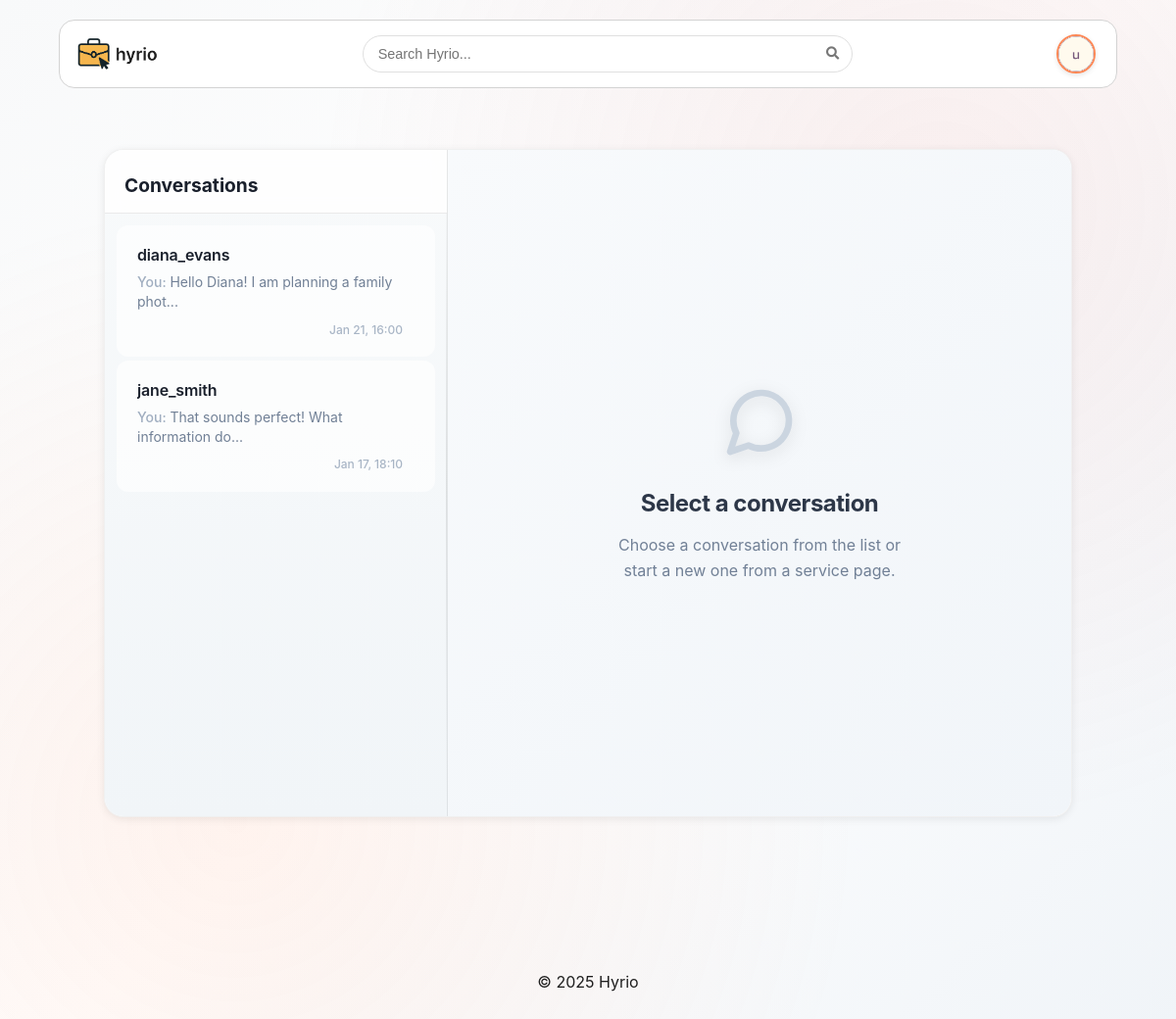
/pages/messages.php (signed in), run on the app's committed database.
### tables this page shows
CREATE TABLE messages (
  id INTEGER PRIMARY KEY,
  sender VARCHAR(255) NOT NULL REFERENCES users(username),
  receiver VARCHAR(255) NOT NULL REFERENCES users(username),
  message_text TEXT NOT NULL,
  timestamp INTEGER NOT NULL,
  read_timestamp INTEGER DEFAULT 0  -- 0 = unread, timestamp = when read
);

### database/classes/messages.php (called while the page is built, shortened)
<?php
function getConversations($db, $username)
{
    $query = $db->prepare("
            SELECT DISTINCT
                CASE
                    WHEN sender = :username THEN receiver
                    ELSE sender
                END AS other_user
            FROM messages
            WHERE sender = :username OR receiver = :username
        ");
    $query->execute(['username' => $username]);
    $conversations = $query->fetchAll(PDO::FETCH_ASSOC);
    $result = [];
    foreach ($conversations as $conv) {
        $otherUser = $conv['other_user'];
        $lastMsgQuery = $db->prepare("
                SELECT message_text, timestamp, sender
                FROM messages
                WHERE (sender = :username AND receiver = :other_user)
                   OR (sender = :other_user AND receiver = :username)
                ORDER BY timestamp DESC
                LIMIT 1
            ");
        $lastMsgQuery->execute(['username' => $username, 'other_user' => $otherUser]);
        $lastMessage = $lastMsgQuery->fetch(PDO::FETCH_ASSOC);
        $unreadQuery = $db->prepare("
                SELECT COUNT(*) as unread_count
                FROM messages
                WHERE sender = :other_user
                  AND receiver = :username
                  AND read_timestamp = 0
            ");
        $unreadQuery->execute([
            'other_user' => $otherUser,
            'username' => $username
        ]);
        $unreadData = $unreadQuery->fetch(PDO::FETCH_ASSOC);
        $result[] = [
            'other_user' => $otherUser,
            'last_message' => $lastMessage ? $lastMessage['message_text'] : '',
            'last_message_timestamp' => $lastMessage ? $lastMessage['timestamp'] : 0,
            'last_message_sender' => $lastMessage ? $lastMessage['sender'] : '',
            'unread_count' => $unreadData['unread_count']
        ];
    }
    usort($result, function ($a, $b) {
        return $b['last_message_timestamp'] - $a['last_message_timestamp'];
    });
    return $result;
}

### includes/auth.php (called while the page is built, shortened)
<?php
class Auth
{
    private static ?Auth $instance = null;
    public static function getInstance(): Auth
    {
        if (self::$instance === null) {
            self::$instance = new Auth();
        }
        return self::$instance;
    }
    public function getUser()
    {
        return $_SESSION['user'] ?? null;
    }
}

### pages/messages.php (the view, shortened to what this page needs)
<?php
require_once(__DIR__ . '/../database/classes/user.php');
require_once(__DIR__ . '/../database/classes/messages.php');
require_once(__DIR__ . '/../includes/auth.php');
require_once(__DIR__ . '/../includes/common.php');
$loggedInUser = Auth::getInstance()->getUser();
$username = $loggedInUser['username'];
$db = Database::getInstance();
$otherUser = isset($_GET['user']) ? $_GET['user'] : null;
$conversations = getConversations($db, $username);
echo '<link rel="stylesheet" href="/css/messages.css">';
?>
<main class="messages-container">
    <div class="messages-layout<?= $otherUser ? ' conversation-selected' : '' ?>">
        <aside class="conversations-sidebar">
            <h2>Conversations</h2>
            <div class="conversation-list">
                <?php
                if (empty($conversations) && !$otherUser): ?>
                    <p class="no-conversations">No conversations yet.</p>
                <?php else: ?>
                    <?php foreach ($conversations as $conversation):
                        $otherUsername = htmlspecialchars($conversation['other_user']);
                        $lastMessage = htmlspecialchars($conversation['last_message']);
                        $lastMessageTime = date('M j, H:i', $conversation['last_message_timestamp']);
                        $unreadCount = (int) $conversation['unread_count'];
                        $hasUnread = $unreadCount > 0;
                        $isFromSelf = $conversation['last_message_sender'] === $username;
                        $isSelected = ($otherUser === $otherUsername) ? 'selected' : '';
                        $unreadClass = $hasUnread ? 'unread' : '';
                        ?>
                        <a href="/pages/messages.php?user=<?= $otherUsername ?>"
                            class="conversation-item <?= $isSelected ?> <?= $unreadClass ?>">
                            <div class="conversation-info">
                                <div class="conversation-header-info">
                                    <h3><?= $otherUsername ?></h3>
                                </div>
                                <div class="last-message">
                                    <span class="message-preview">
                                        <?php if ($isFromSelf): ?>
                                            <span class="you-prefix">You: </span>
                                        <?php endif; ?>
                                        <?= mb_strlen($lastMessage) > 40 ? mb_substr($lastMessage, 0, 40) . '...' : $lastMessage ?>
                                    </span>
                                    <span class="message-time"><?= $lastMessageTime ?></span>
                                </div>
                            </div>
                        </a>
                    <?php endforeach; ?>
                <?php endif; ?>
            </div>
        </aside>
        <section class="message-area">
            <?php if ($otherUser): ?>
                <?php
                $messages = getMessages($db, $username, $otherUser);
                ?>
                <div class="conversation-header">
                    <button class="mobile-back-btn" onclick="goBackToConversations()">
                        <svg xmlns="http://www.w3.org/2000/svg" width="20" height="20" viewBox="0 0 24 24" fill="none"
                            stroke="currentColor" stroke-width="2" stroke-linecap="round" stroke-linejoin="round">
                            <path d="m15 18-6-6 6-6" />
                        </svg>
                        Back
                    </button>
                    <h2>
                        <?= htmlspecialchars($otherUser) ?>
                    </h2>
                    <div class="connection-status" id="connection-status">
                        <span class="status-indicator"></span>
                        <span class="status-text">Connected</span>
                    </div>
                </div>
                <div class="messages-list" id="messages-list">
                    <?php if (empty($messages)): ?>
                        <p class="no-messages">No messages yet. Start the conversation!</p>
                    <?php else: ?>
                        <?php foreach ($messages as $message): ?>
                            <?php
                            $isOwn = ($message['sender'] === $username);
                            $messageClass = $isOwn ? 'message-own' : 'message-other';
                            ?>
                            <div class="message-item <?= $messageClass ?>">
                                <div class="message-content">
                                    <p><?= htmlspecialchars($message['message_text']) ?></p>
                                    <span class="message-time"><?= date('M j, H:i', $message['timestamp']) ?></span>
                                </div>
                            </div>
                        <?php endforeach; ?>
                    <?php endif; ?>
                </div>
                <form class="message-form" method="post" data-ajax="true">
                    <input type="hidden" name="receiver" value="<?= htmlspecialchars($otherUser) ?>">
                    <div class="message-input-area">
                        <textarea name="message_text" placeholder="Type a message..." class="message-input"
                            rows="3"></textarea>
                    </div>
                    <div class="message-actions">
                        <button type="submit" class="send-btn">Send</button>
                    </div>
                </form>
                <script src="/js/messages.js"></script>
                <script>
                    // Mobile navigation function
                    function goBackToConversations() {
                        // For mobile, navigate to messages page without user parameter
                        if (window.innerWidth <= 768) {
                            window.location.href = '/pages/messages.php';
                        } else {
                            // For larger screens, also redirect to messages page
                            window.location.href = '/pages/messages.php';
                        }
                    }
                    // Initialize real-time messaging
                    document.addEventListener('DOMContentLoaded', function () {
                        // Initialize conversation list manager (always active)
                        window.conversationListManager = new ConversationListManager('<?= htmlspecialchars($username) ?>');
                        window.conversationListManager.init();
                        // Initialize message handler only if we have a conversation selected
                        <?php if ($otherUser): ?>
                            window.messagesHandler = new MessagesHandler({
                                otherUser: '<?= htmlspecialchars($otherUser) ?>',
                                currentUser: '<?= htmlspecialchars($username) ?>',
                                lastMessageId: <?= !empty($messages) ? end($messages)['id'] : 0 ?>
                            });
                            window.messagesHandler.init();
                        <?php endif; ?>
                        // Handle mobile conversation clicks
                        const conversationItems = document.querySelectorAll('.conversation-item');
                        conversationItems.forEach(item => {
                            item.addEventListener('click', function (e) {
                                if (window.innerWidth <= 768) {
                                    // On mobile, add transition effect and navigate
                                    const messagesLayout = document.querySelector('.messages-layout');
                                    if (messagesLayout) {
                                        messagesLayout.classList.add('conversation-selected');
                                        // Small delay for visual feedback, then navigate
                                        setTimeout(() => {
                                            window.location.href = item.getAttribute('href');
                                        }, 200);
                                        e.preventDefault();
                                        return false;
                                    }
                                }
                            });
                        });
                    });
                </script>
            <?php else: ?>
                <div class="no-conversation-selected">
                    <div class="placeholder-message">
                        <h2>Select a conversation</h2>
                        <p>Choose a conversation from the list or start a new one from a service page.</p>
                    </div>
                </div>
            <?php endif; ?>
        </section>
    </div>
</main>

### css/style.css (style rules this page uses)
:root { --text: #1e1e1e; --background: whitesmoke; --primary: #fe8856; --secondary: #bd5656; --accent: #944c4c; --shadow: rgba(0, 0, 0, 0.25); font-family: 'Inter', sans-serif; }
body { background: linear-gradient(135deg, #f8f9fa 0%, #ffffff 50%, #f0f4f8 100%); background-attachment: fixed; position: relative; }
body::before { content: ''; position: fixed; top: 0; left: 0; right: 0; bottom: 0; background: radial-gradient( circle at 20% 80%, rgba(254, 136, 86, 0.1) 0%, transparent 50% ), radial-gradient( circle at 80% 20%, rgba(189, 86, 86, 0.1) 0%, transparent 50% ); pointer-events: none; z-index: -1; }
html, body { height: 100%; margin: 0; padding: 0; }
body { display: flex; flex-direction: column; min-height: 100vh; }
main { width: 100%; margin: 0; overflow-wrap: break-word; word-wrap: break-word; hyphens: auto; }
main { width: 85%; margin: 0 auto; padding: 15px; box-sizing: border-box; overflow-x: hidden; flex: 1 0 auto; }

### css/messages.css (style rules this page uses)
.messages-container { max-width: 1500px; margin: 2rem auto; padding: 0 1rem; box-sizing: border-box; }
.messages-layout { display: grid; margin-top: 10px; margin-bottom: 50px; grid-template-columns: 350px 1fr; gap: 0; background-color: #fff; border-radius: 20px; box-shadow: 0 2px 8px rgba(0, 0, 0, 0.08); overflow: hidden; height: 85vh; max-height: 750px; transition: all 0.3s ease; border: 1px solid rgba(0, 0, 0, 0.06); }
.conversations-sidebar { background: linear-gradient(180deg, #f8fafb 0%, #f1f5f8 100%); border-right: 1px solid rgba(0, 0, 0, 0.08); display: flex; flex-direction: column; height: 100%; position: relative; overflow: hidden; width: 100%; box-sizing: border-box; }
.conversations-sidebar::before { content: ''; position: absolute; top: 0; right: 0; width: 1px; height: 100%; background: linear-gradient(180deg, transparent 0%, rgba(0, 0, 0, 0.1) 50%, transparent 100%); }
.conversations-sidebar h2 { padding: 1.5rem 1.25rem 1rem 1.25rem; margin: 0; border-bottom: 1px solid rgba(0, 0, 0, 0.08); font-size: 1.2rem; color: #1a202c; font-weight: 700; background: rgba(255, 255, 255, 0.8); backdrop-filter: blur(10px); }
.conversation-list { overflow-y: auto; overflow-x: hidden; flex: 1; padding: 0.5rem 0; width: 100%; box-sizing: border-box; }
.conversation-item { display: block; padding: 1.2rem 1.25rem; margin: 0.25rem 0.75rem; border-radius: 12px; color: #2d3748; text-decoration: none; transition: all 0.3s cubic-bezier(0.4, 0, 0.2, 1); position: relative; background: rgba(255, 255, 255, 0.7); border: 1px solid transparent; box-sizing: border-box; overflow: hidden; min-width: 0; }
.conversation-header-info { display: flex; justify-content: space-between; align-items: center; margin-bottom: 0.5rem; min-width: 0; }
.conversation-info { flex: 1; min-width: 0; margin-right: 0.75rem; }
.conversation-info h3 { margin: 0; font-size: 1rem; font-weight: 600; color: #1a202c; letter-spacing: -0.01em; overflow: hidden; text-overflow: ellipsis; white-space: nowrap; max-width: 100%; }
.last-message { display: flex; flex-direction: column; gap: 0.3rem; }
.message-preview { font-size: 0.875rem; color: #718096; line-height: 1.4; display: -webkit-box; -webkit-line-clamp: 2; line-clamp: 2; -webkit-box-orient: vertical; overflow: hidden; text-overflow: ellipsis; white-space: normal; word-wrap: break-word; max-width: 100%; }
.you-prefix { color: #a0aec0; font-weight: 500; }
.message-time { font-size: 0.75rem; color: #a0aec0; margin-top: 0.1rem; font-weight: 500; }
.message-area { display: flex; flex-direction: column; height: 100%; max-height: 100%; overflow: hidden; background: #ffffff; }
.message-time { display: block; font-size: 0.75rem; margin-top: 0.4rem; opacity: 0.9; text-align: right; font-weight: 500; }
.no-conversation-selected { display: flex; justify-content: center; align-items: center; height: 100%; background: linear-gradient(135deg, #f8fafc 0%, #f1f5f9 100%); }
.placeholder-message { text-align: center; color: #718096; padding: 3rem 2rem; max-width: 400px; }
.placeholder-message svg { font-size: 4rem; margin-bottom: 1.5rem; color: #cbd5e0; width: 80px; height: 80px; filter: drop-shadow(0 4px 8px rgba(0, 0, 0, 0.1)); }
.placeholder-message h2 { margin: 0 0 1rem 0; color: #2d3748; font-weight: 700; font-size: 1.5rem; letter-spacing: -0.02em; }
.placeholder-message p { margin: 0; max-width: 320px; line-height: 1.6; font-size: 1rem; }

### data on the page
messages: otherUsername "diana_evans", shows "You:", message_text "Hello Diana! I am planning a family phot", timestamp "Jan 21, 16:00"
messages: otherUsername "jane_smith", shows "You:", message_text "That sounds perfect! What information do", timestamp "Jan 17, 18:10"
